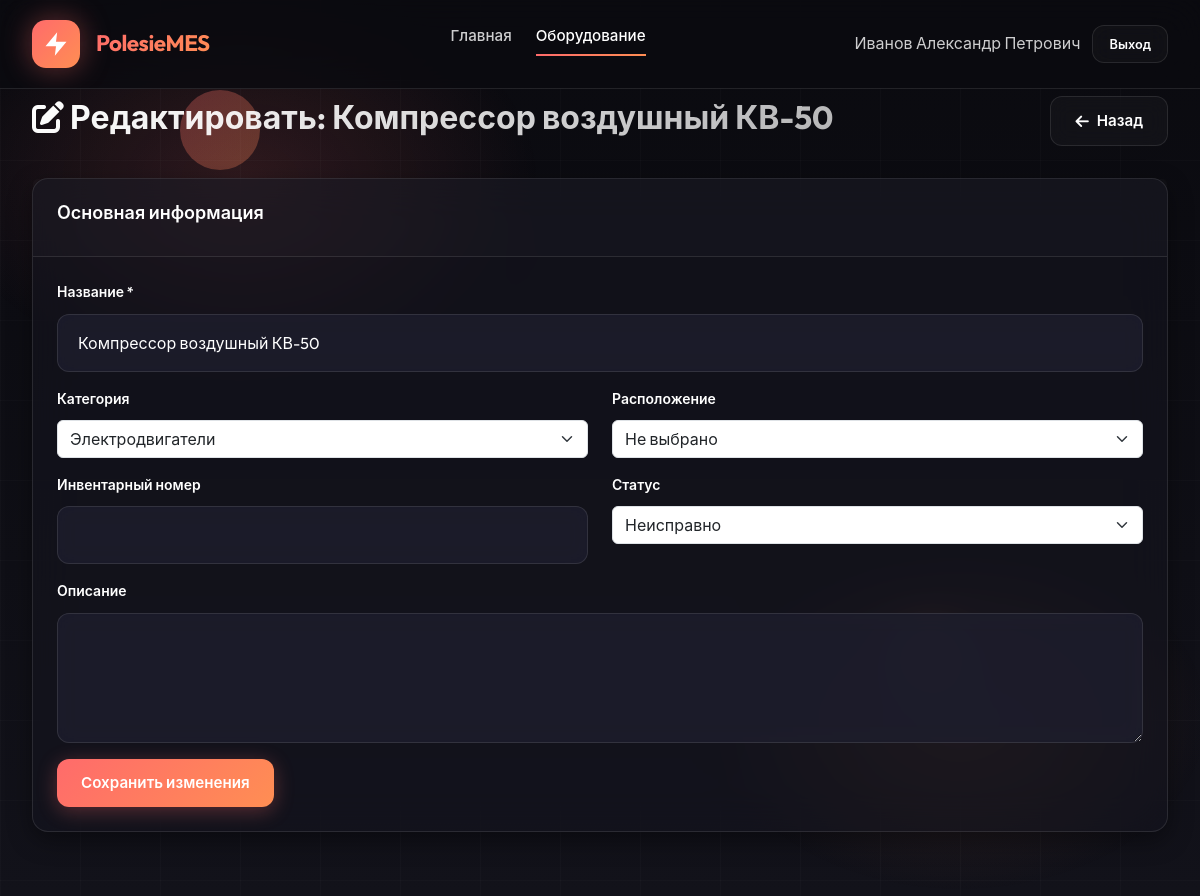
The app's page /modules/equipment/edit.php?id=48 (signed in) with its own data.
### tables this page shows
CREATE TABLE items (
    id INT AUTO_INCREMENT PRIMARY KEY,
    item_type ENUM('product', 'material', 'equipment') NOT NULL,
    item_code VARCHAR(50) UNIQUE NOT NULL,
    name VARCHAR(200) NOT NULL,
    category_id INT,
    location_id INT,
    unit_id INT,
    current_stock DECIMAL(12,3) DEFAULT 0,
    min_stock INT DEFAULT 0,
    price DECIMAL(12,2),
    currency VARCHAR(3) DEFAULT 'BYN',
    supplier_id INT,
    status ENUM('operational', 'maintenance', 'broken', 'offline', 'active', 'inactive') DEFAULT 'active',
    extra_specs JSON,
    description TEXT,
    is_active BOOLEAN DEFAULT TRUE,
    created_at TIMESTAMP DEFAULT CURRENT_TIMESTAMP,
    updated_at TIMESTAMP DEFAULT CURRENT_TIMESTAMP ON UPDATE CURRENT_TIMESTAMP,
    FOREIGN KEY (category_id) REFERENCES dictionaries(id),
    FOREIGN KEY (location_id) REFERENCES dictionaries(id),
    FOREIGN KEY (unit_id) REFERENCES dictionaries(id),
    FOREIGN KEY (supplier_id) REFERENCES partners(id),
    INDEX idx_item_type (item_type),
    INDEX idx_item_code (item_code)
);

CREATE TABLE dictionaries (
    id INT AUTO_INCREMENT PRIMARY KEY,
    dict_type ENUM('unit', 'category', 'location', 'position') NOT NULL,
    code VARCHAR(50) NOT NULL,
    name VARCHAR(200) NOT NULL,
    parent_id INT NULL,
    extra_data JSON,
    description TEXT,
    is_active BOOLEAN DEFAULT TRUE,
    created_at TIMESTAMP DEFAULT CURRENT_TIMESTAMP,
    INDEX idx_dict_type (dict_type),
    INDEX idx_code (code)
);

### includes/auth_functions.php (called while the page is built, shortened)
<?php
function isLoggedIn() {
    return true;
}
function hasRole($roles) {
    if (isset($_SESSION['role']) && ($_SESSION['role'] === 'admin' || $_SESSION['role'] === 'director')) {
        return true;
    }
    return in_array($_SESSION['role'], $roles);
}

### includes/helpers.php (called while the page is built, shortened)
<?php
function e($string) {
    return htmlspecialchars($string ?? '', ENT_QUOTES, 'UTF-8');
}

### modules/equipment/edit.php (the view, shortened to what this page needs)
<?php
require_once __DIR__ . '/../../includes/auth_functions.php';
require_once __DIR__ . '/../../includes/helpers.php';
$db = getDB();
$id = filter_input(INPUT_GET, 'id', FILTER_VALIDATE_INT);
$stmt = $db->prepare("SELECT * FROM items WHERE id = ? AND item_type = 'equipment'");
$stmt->execute([$id]);
$equipment = $stmt->fetch();
$stmt = $db->query("SELECT id, name FROM dictionaries WHERE dict_type = 'category' ORDER BY name");
$categories = $stmt->fetchAll();
?>
<!DOCTYPE html>
<html lang="ru">
<head>
    <link href="https://cdn.jsdelivr.net/npm/bootstrap@5.3.0/dist/css/bootstrap.min.css" rel="stylesheet">
    <link href="https://cdnjs.cloudflare.com/ajax/libs/font-awesome/6.4.0/css/all.min.css" rel="stylesheet">
    <link rel="stylesheet" href="<?= APP_URL ?>/assets/css/common-style.css">
</head>
<body>
    <div class="particles-container"><div class="particle"></div><div class="particle"></div></div>
    <div class="glow-overlay"></div>
    <div class="grid-overlay"></div>
    <nav class="navbar">
        <a href="<?= APP_URL ?>" class="nav-brand">
            <div class="brand-logo"><svg viewBox="0 0 24 24"><path d="M13 2L3 14h9l-1 8 10-12h-9l1-8z"/></svg></div>
            <span class="brand-name">PolesieMES</span>
        </a>
        <ul class="nav-menu">
            <li><a href="<?= APP_URL ?>/modules/dashboard/index.php" class="nav-link">Главная</a></li>
            <?php if (hasRole(['admin', 'manager', 'technologist'])): ?>
            <li><a href="index.php" class="nav-link active">Оборудование</a></li>
            <?php endif; ?>
        </ul>
        <div class="user-menu">
            <span style="color: var(--text-secondary);"><?= e($_SESSION['full_name']) ?></span>
            <a href="<?= APP_URL ?>/modules/auth/logout.php" class="btn-logout">Выход</a>
        </div>
    </nav>
    <div class="main-content">
        <div class="page-header">
            <div class="page-title">
                <h1><i class="fas fa-edit"></i> Редактировать: <?= e($equipment['name']) ?></h1>
            </div>
            <a href="view.php?id=<?= $id ?>" class="btn-secondary-custom"><i class="fas fa-arrow-left"></i> Назад</a>
        </div>
        <div class="card">
            <div class="card-header"><div class="card-title">Основная информация</div></div>
            <div class="card-body">
                <form method="POST">
                    <div class="mb-3">
                        <label class="form-label">Название *</label>
                        <input type="text" name="name" class="form-control" value="<?= e($equipment['name']) ?>" required>
                    </div>
                    <div class="row">
                        <div class="col-md-6 mb-3">
                            <label class="form-label">Категория</label>
                            <select name="category_id" class="form-select">
                                <?php foreach ($categories as $cat): ?>
                                <option value="<?= $cat['id'] ?>" <?= $equipment['category_id'] == $cat['id'] ? 'selected' : '' ?>><?= e($cat['name']) ?></option>
                                <?php endforeach; ?>
                            </select>
                        </div>
                        <div class="col-md-6 mb-3">
                            <label class="form-label">Расположение</label>
                            <select name="location_id" class="form-select">
                                <option value="">Не выбрано</option>
                            </select>
                        </div>
                    </div>
                    <div class="row">
                        <div class="col-md-6 mb-3">
                            <label class="form-label">Инвентарный номер</label>
                            <input type="text" name="inventory_number" class="form-control" value="<?= e($equipment['inventory_number']) ?>">
                        </div>
                        <div class="col-md-6 mb-3">
                            <label class="form-label">Статус</label>
                            <select name="status" class="form-select">
                                <option value="broken" <?= $equipment['status'] == 'broken' ? 'selected' : '' ?>>Неисправно</option>
                            </select>
                        </div>
                    </div>
                    <div class="mb-3">
                        <label class="form-label">Описание</label>
                        <textarea name="description" class="form-control" rows="4"><?= e($equipment['description']) ?></textarea>
                    </div>
                    <button type="submit" class="btn-primary-custom">Сохранить изменения</button>
                </form>
            </div>
        </div>
    </div>
</body>
</html>

### records on screen
items: name "Компрессор воздушный КВ-50", category_id "Электродвигатели", status "Неисправно"

### other values on screen
$_SESSION['full_name'] "Иванов Александр Петрович"
